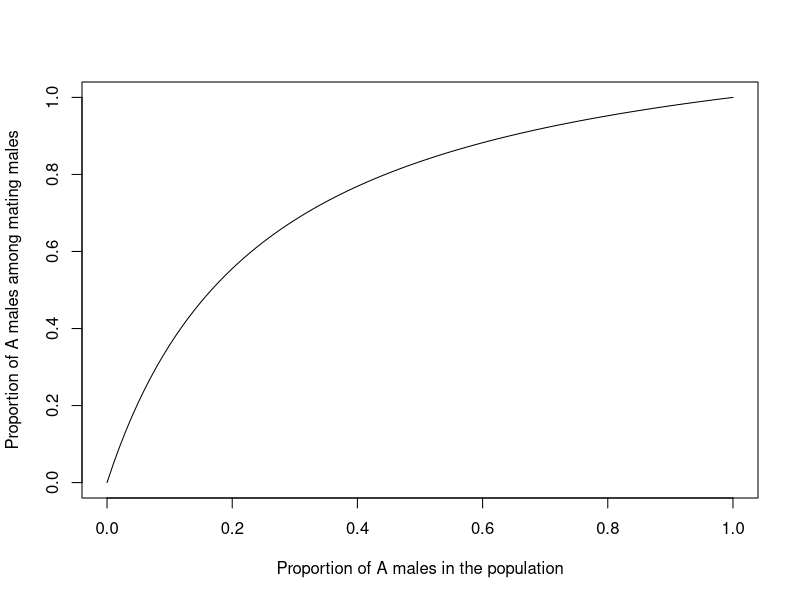
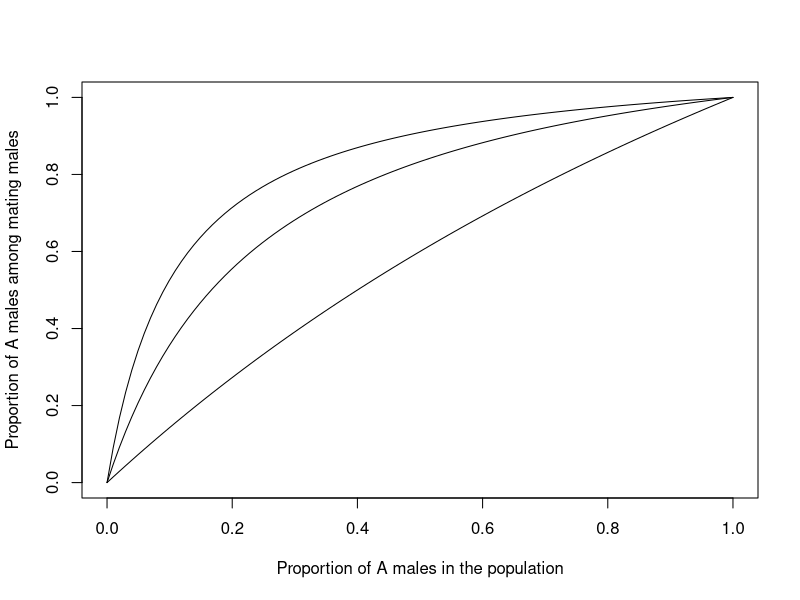
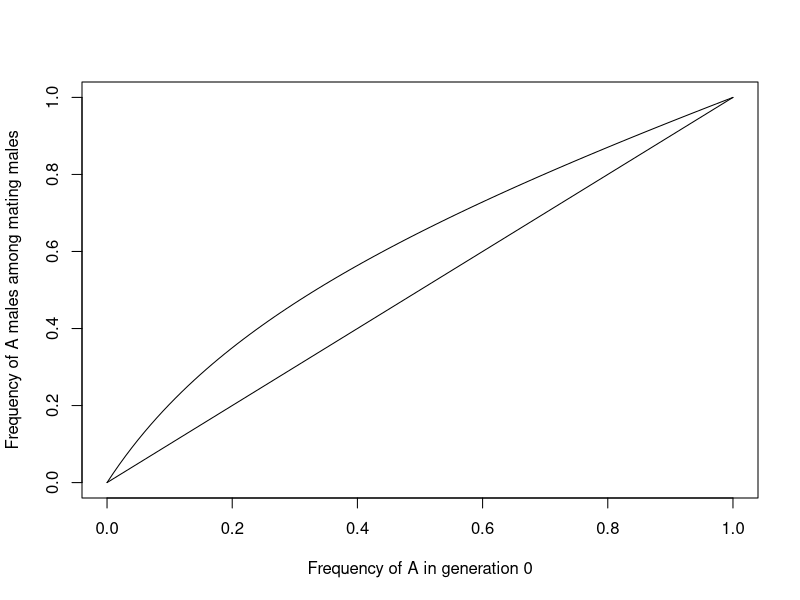
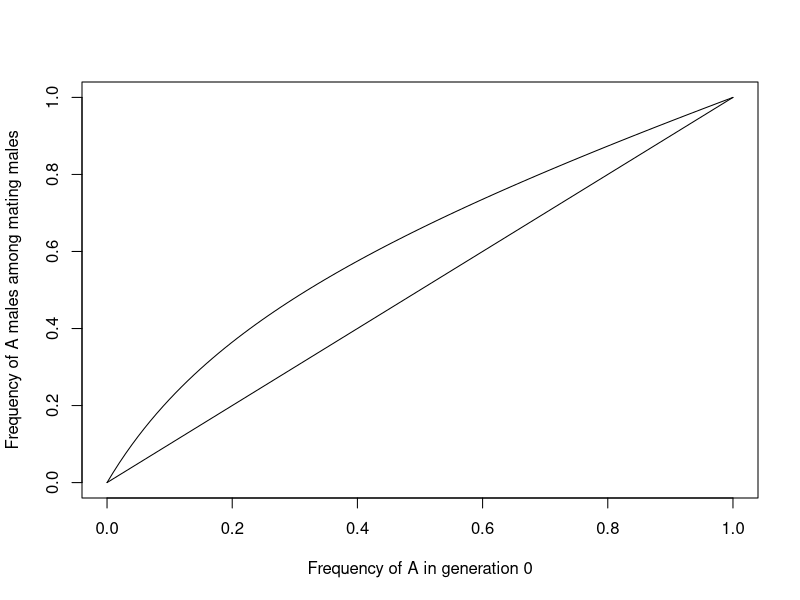
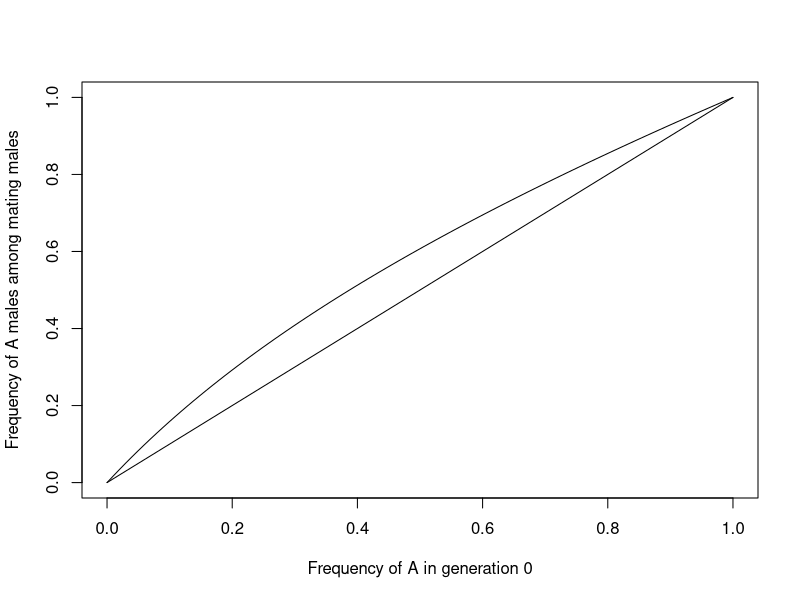
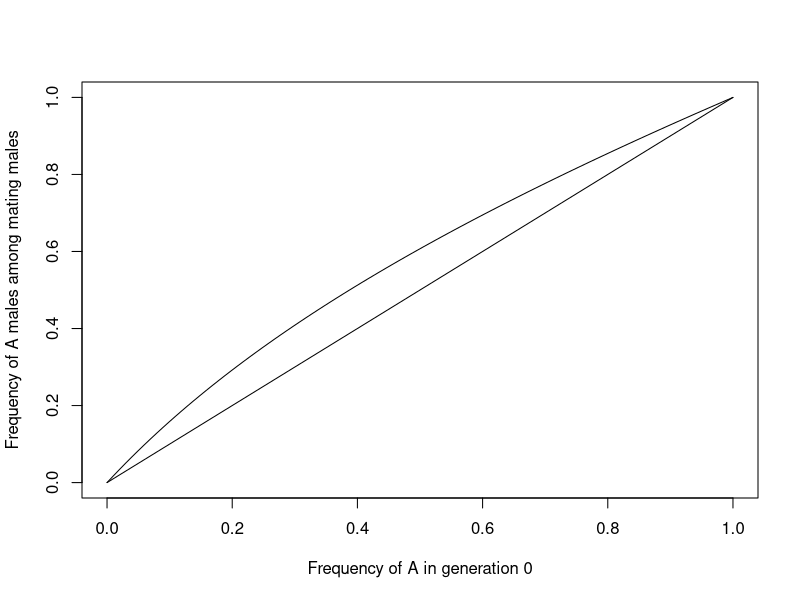

These charts were generated, in order, by the following R code:

# Example boxes from Kokko's (2007) 'Modelling for Field Biologists...'
# adapted for R. Most instructions lifted verbatim from the text.


#####------------------------- CHAPTER 2 -------------------------#####

rm(list=ls())  # Clear all

## BOX 2.1 ##

# Create a vector with linearly equally spaced values
x <- seq(from = 0, to = 1, by = 1/101)

# Choose a value of m to be investigated
m <- 5

# Calculate y given x
y <- m * x/(m * x + (1 - x))

# Plot 'er
plot(x, y, type = 'l',
     xlab = 'Proportion of A males in the population',
     ylab = 'Proportion of A males among mating males')

# Repeat as above for three values of m
m1 <- 1.5
m2 <- 5
m3 <- 10

y1 <- m1 * x/(m1 * x + (1 - x))
y2 <- m2 * x/(m2 * x + (1 - x))
y3 <- m3 * x/(m3 * x + (1 - x))

# Plot in one 
plot(x, y1, type = 'l',
     xlab = 'Proportion of A males in the population',
     ylab = 'Proportion of A males among mating males')
lines(x, y2)
lines(x, y3)


## BOX 2.2 ##

# Make a vector of 101 values from 0 to 1
x <- seq(from = 0, to = 1, by = 1/101)

# Choose a value of m to be investigated
m <- 5

# Calculate how y depends on x
y <- (m * x)/(m * x + 1 - x)

# Calculate mating proportions
pAA <- x * y
pAa <- x * (1 - y)
paA <- (1 - x) * y
paa <- (1 - x) * (1 - y)

# Check these sum to 1
pAA + pAa + paA + paa

# Now to nA and na. We must also choose values for N, B, and b
N <- 1000
B <- 20
b <- 0.8

nA <- N * (pAA * b * B + 0.5 * pAa * B + 0.5 * paA * b * B)
na <- N * (0.5 * pAa * B + 0.5 * paA * b * B + paa * B)

# Then we get xnew, and plot it against x
xnew <- nA / (nA + na)

# Plot xnew against x, then x against x
plot(x, xnew, type = 'l',
     xlab = 'Frequency of A in generation 0',
     ylab = 'Frequency of A males among mating males')
lines(x, x)

# Converting all this jazz into a function

# Function 'sexconflict': Allele frequency change in one generation.
# Give m, b, N, B as per definitions in Ch. 2 and accuracy
# as an integer that specifies how many values between 0 and 1
# the variable x should take. 
# Function returns x and xnew, and plots the results if plot = TRUE.

sexconflict <- function(m, b, N, B, accuracy, plot = FALSE){
  
  x <- seq(from = 0, to = 1, by = 1/accuracy)
  
  # Calculate  how y depends on x
  y <- (m * x)/(m * x + 1 - x)
  
  # Mating proportions
  pAA <- x * y
  pAa <- x * (1 - y)
  paA <- (1 - x) * y
  paa <- (1 - x) * (1 - y)
  
  nA <- N * (pAA * b * B + 0.5 * pAa * B + 0.5 * paA * b * B)
  na <- N * (0.5 * pAa * B + 0.5 * paA * b * B + (paa * B))
  
  xnew <- nA / (nA + na)
  
  if(plot == TRUE){
    plot(x, xnew, type = 'l',
         xlab = 'Frequency of A in generation 0',
         ylab = 'Frequency of A males among mating males')
    lines(x, x)
  }
  
  # Package up the output
  output <- as.data.frame(cbind(x, xnew))
  
  # Send it on back
  return(output)
  
}

# Check it works
woop <- sexconflict(m = 5, b = 0.9, N = 200, B = 20, accuracy = 101, plot = TRUE)


## BOX 2.3 ##

# A quick check to see that population size N does not seem to matter:
N_case1 <-  1
xnew_case1 <- sexconflict(5, 0.5, N_case1, 20, 101, plot = TRUE)
N_case2 <- 100000
xnew_case2 <- sexconflict(5, 0.5, N_case2, 20, 101, plot = TRUE)

# To check they are identical, we can subtract the solutions of the two cases from
# each other and look at the max absolute value of the difference between them.
# The difference should be ~ 0.

max(abs(xnew_case1 - xnew_case2))

# I'm not quite sure why this isn't exactly 0, maybe a quirk of how
# R handles numbers like this? I don't know enough about it...


#####------------------------- CHAPTER 3 -------------------------#####

rm(list=ls())  # Clear all